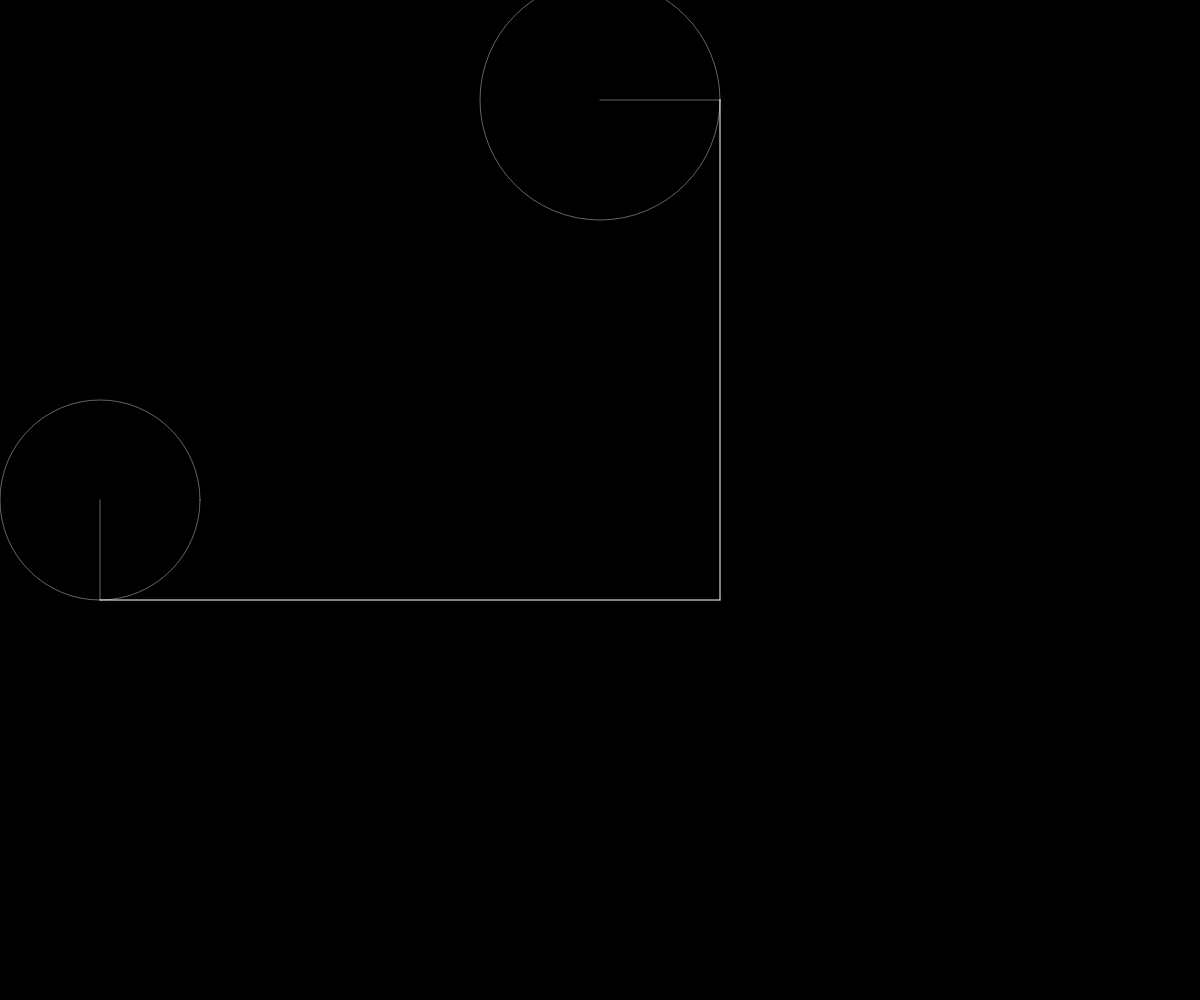
Frame 1 (no input)
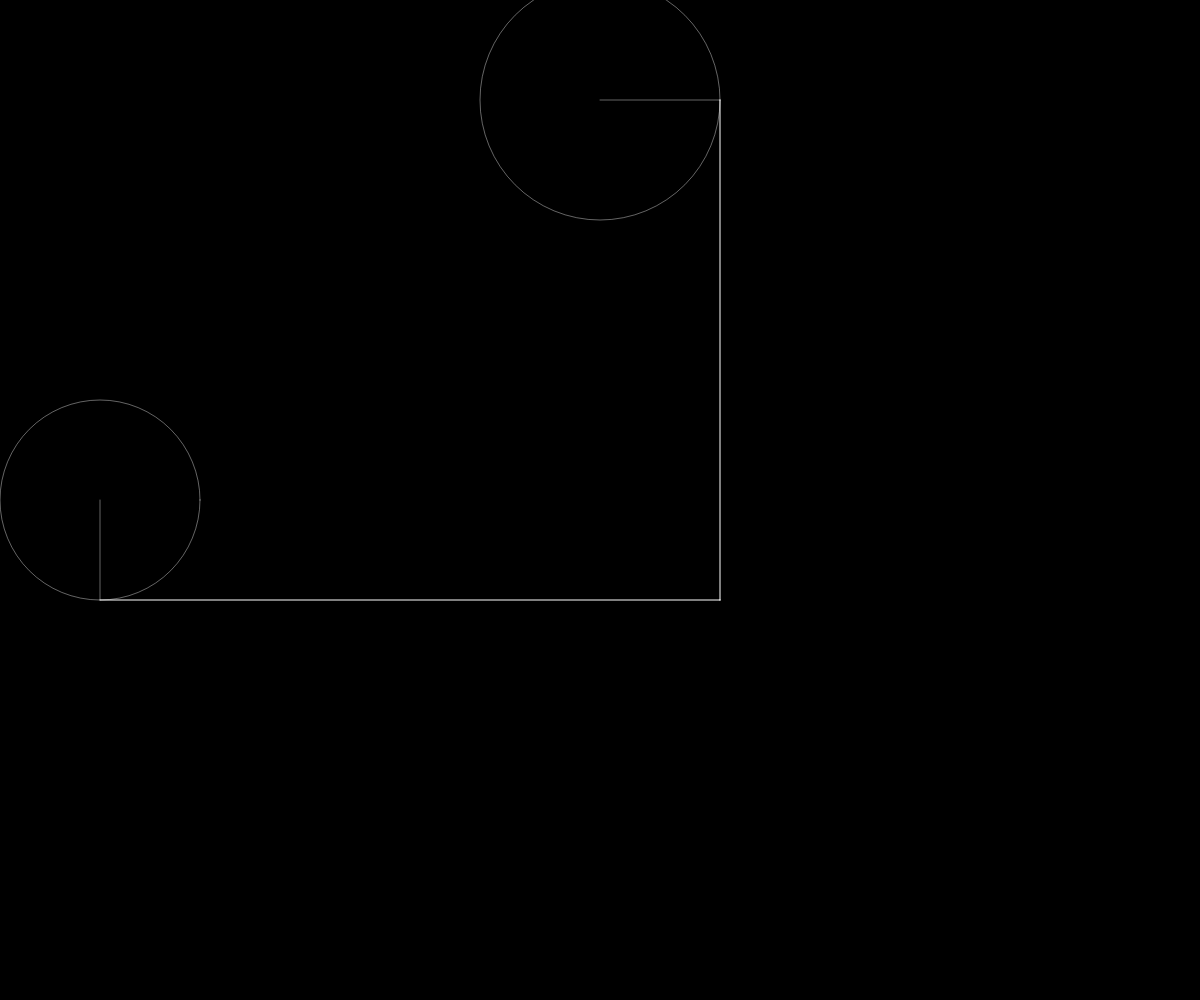
Frame 60 (no input)
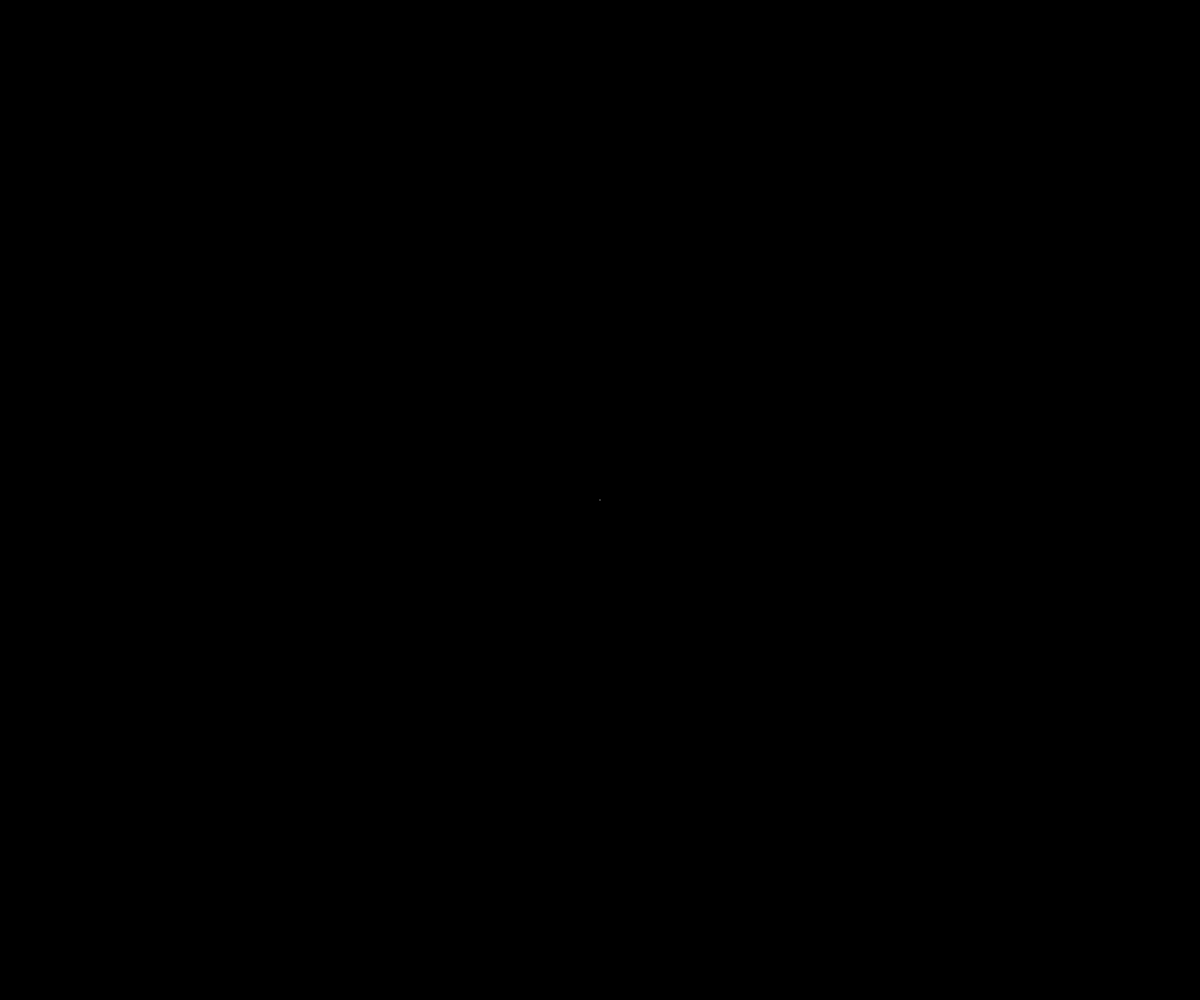
Frame 120 (the mouse pressed at the canvas centre since frame 60)

The p5.js sketch that drew these frames (run headless with seeded random() and noise() and a simulated clock; from frame 60 on, the mouse is pressed at the canvas centre):

// p5.js sketch
// ── sketch.js
let time     = 0;
let path     = [];
let signalX  = [];
let signalY  = [];
let drawing  = [];
let signal   = [];

let fourierX;
let fourierY;
let fourierC;

const DRAWING_STATE = 0;
const RENDER_STATE  = 1;
let state = RENDER_STATE;

const ONE_AXIS_STATE = 0;
const TWO_AXIS_STATE = 1;
let axis_state = TWO_AXIS_STATE;


function windowResized() {
   resizeCanvas(windowWidth, windowHeight);
}


function createFourierSeries(drawing) {
    if (axis_state === ONE_AXIS_STATE) {
        for (var i = 0; i < drawing.length; i++) {
            const re = drawing[i].x;
            const im = drawing[i].y;
            signal[i] = new Complex(re, im);
        }

        fourierC = dft2(signal);
        fourierC.sort((a, b) => b.amplitude - a.amplitude);
    } else {
        for (var i = 0; i < drawing.length; i++) {
            signalX[i] = drawing[i].x;
            signalY[i] = drawing[i].y;
        }

        fourierX = dft(signalX);
        fourierY = dft(signalY);
        fourierX.sort((a, b) => b.amplitude - a.amplitude);
        fourierY.sort((a, b) => b.amplitude - a.amplitude);
    }
}


function mousePressed() {
    if (0 <= mouseX && mouseX <= windowWidth &&
        0 <= mouseY && mouseY <= windowHeight) {
        time    = 0;
        state   = DRAWING_STATE;
        signalX = [];
        signalY = [];
        signal  = [];
        path    = [];
        drawing = [];
    }
}

function mouseReleased() {
    state = RENDER_STATE;
    createFourierSeries(drawing);
}


function setup() {
    createCanvas(windowWidth, windowHeight);
    textSize(14);

    createFourierSeries([{x: windowWidth/10.0, y: windowHeight/10.0}]);
}


function drawEpicycles(x, y, rotation, fourier, samples = Infinity) {
    stroke(255, 100);
    noFill();

    samples = min(fourier.length, samples);

    for (let i = 0; i < samples; i++) {
        const x0 = x;
        const y0 = y;

        const frequency = fourier[i].frequency;
        const amplitude = fourier[i].amplitude;
        const phase = fourier[i].phase;

        x += amplitude * cos(frequency * time + phase + rotation);
        y += amplitude * sin(frequency * time + phase + rotation);

        // Orbital path.
        ellipse(x0, y0, amplitude * 2);

        // Line from center to point.
        line(x0, y0, x, y);
    }

    return createVector(x, y);
}


function drawTwoScalarFourier(posX, posY, fourierX, fourierY, samples) {
    const v0 = drawEpicycles(posX.x, posX.y, 0, fourierX, samples);
    const x0 = v0.x;
    const y0 = v0.y;

    const v1 = drawEpicycles(posY.x, posY.y, HALF_PI, fourierY, samples);
    const x1 = v1.x;
    const y1 = v1.y;

    stroke(255);
    line(x0, y0, x0, y1);
    line(x1, y1, x0, y1);

    return createVector(x0, y1);
}


function drawPath(path, v, maxSize) {
    stroke(255);
    path.unshift(v);

    noFill();
    beginShape();
    for (let i = 0; i < path.length; i++) {
        const v = path[i];
        vertex(v.x, v.y);
    }
    endShape();

    while (path.length > maxSize) {
        path.pop();
    }
}


function draw() {
    background(0);

    const epiCycle1Offset = windowWidth  / 2;
    const epiCycle2Offset = windowHeight / 2;

    if (state === DRAWING_STATE) {
        drawing.push(createVector(mouseX - epiCycle1Offset, mouseY - epiCycle2Offset));

        noFill();
        stroke(255);
        beginShape();
        for (let v of drawing) {
            vertex(v.x + epiCycle1Offset, v.y + epiCycle2Offset);
        }
        endShape();

    } else if (state === RENDER_STATE) {

        let v;
        let count;
        if (axis_state === ONE_AXIS_STATE) {
            count = fourierC.length;
            v = drawEpicycles(epiCycle1Offset, epiCycle2Offset, 0, fourierC);
        } else {
            count = fourierX.length;
            posX = createVector(epiCycle1Offset, 100);
            posY = createVector(100, epiCycle2Offset);
            v = drawTwoScalarFourier(posX, posY, fourierX, fourierY);
        }

        drawPath(path, v, count);

        const dt = TWO_PI / count;
        time += dt;
    }
}

// ── fourier.js
class Complex {
	constructor(re, im) {
		this.re = re;
		this.im = im;
	}

	mul(other) {
		const re = this.re * other.re - this.im * other.im;
		const im = this.re * other.im + this.im * other.re;

		return new Complex(re, im);
	}

	add(other) {
		const re = this.re + other.re;
		const im = this.im + other.im;

		return new Complex(re, im);
	}
}



/**
Discrete Fourier Transform:
	x : Complex number signal of size N
	k : Frequency

	X_k = ∑ {N-1, n = 0} x_n * [cos(2πkn / N) - i * sin(2πkn / N)]
*/
function dft2(signal) {
	let X = [];

	const N = signal.length;
	
	for (var k = 0; k < N; k++) {

		let sum = new Complex(0, 0);

		for (var n = 0; n < N; n++) {
			const phi = (TWO_PI * k * n) / N;

			const c = new Complex(cos(phi), -sin(phi));

			sum = sum.add(signal[n].mul(c));
		}

		sum.re = sum.re / N;
		sum.im = sum.im / N;

		const frequency = k;
		const amplitude = sqrt(sum.re*sum.re + sum.im*sum.im);
		const phase 	= atan2(sum.im, sum.re);

		X[k] = { re: sum.re, im: sum.im, frequency, amplitude, phase};
	}

	return X;
}


/**
Discrete Fourier Transform:
	x : Scalar signal of size N
	k : Frequency

	X_k = ∑ {N-1, n = 0} x_n * [cos(2πkn / N) - i * sin(2πkn / N)]

*/
function dft(signal) {
	let X = [];

	const N = signal.length;
	
	for (var k = 0; k < N; k++) {

		let re = 0;
		let im = 0;

		for (var n = 0; n < N; n++) {
			let phi = (TWO_PI * k * n) / N;

			re += signal[n] * cos(phi);
			im -= signal[n] * sin(phi);
		}

		re = re / N;
		im = im / N;

		const frequency = k;
		const amplitude = sqrt(re*re + im*im);
		const phase = atan2(im, re);

		X[k] = {re, im, frequency, amplitude, phase};
	}

	return X;
}
